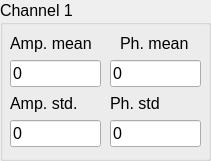
     <widget class="QGroupBox" name="groupBox_3">
      <property name="geometry">
       <rect>
        <x>660</x>
        <y>10</y>
        <width>211</width>
        <height>161</height>
       </rect>
      </property>
      <property name="font">
       <font>
        <pointsize>12</pointsize>
       </font>
      </property>
      <property name="title">
       <string>Channel 1</string>
      </property>
      <widget class="QLabel" name="txt_nbr_bram_20">
       <property name="geometry">
        <rect>
         <x>110</x>
         <y>90</y>
         <width>81</width>
         <height>27</height>
        </rect>
       </property>
       <property name="font">
        <font>
         <pointsize>12</pointsize>
        </font>
       </property>
       <property name="text">
        <string>Ph. std</string>
       </property>
      </widget>
      <widget class="QLabel" name="txt_nbr_bram_21">
       <property name="geometry">
        <rect>
         <x>120</x>
         <y>30</y>
         <width>81</width>
         <height>27</height>
        </rect>
       </property>
       <property name="font">
        <font>
         <pointsize>12</pointsize>
        </font>
       </property>
       <property name="text">
        <string>Ph. mean</string>
       </property>
      </widget>
      <widget class="QLineEdit" name="ui_ch1_phi">
       <property name="geometry">
        <rect>
         <x>110</x>
         <y>60</y>
         <width>91</width>
         <height>27</height>
        </rect>
       </property>
       <property name="font">
        <font>
         <pointsize>12</pointsize>
        </font>
       </property>
       <property name="text">
        <string>0</string>
       </property>
      </widget>
      <widget class="QLineEdit" name="ui_ch1_amp">
       <property name="geometry">
        <rect>
         <x>10</x>
         <y>60</y>
         <width>91</width>
         <height>27</height>
        </rect>
       </property>
       <property name="font">
        <font>
         <pointsize>12</pointsize>
        </font>
       </property>
       <property name="text">
        <string>0</string>
       </property>
      </widget>
      <widget class="QLabel" name="txt_nbr_bram_22">
       <property name="geometry">
        <rect>
         <x>10</x>
         <y>90</y>
         <width>81</width>
         <height>27</height>
        </rect>
       </property>
       <property name="font">
        <font>
         <pointsize>12</pointsize>
        </font>
       </property>
       <property name="text">
        <string>Amp. std.</string>
       </property>
      </widget>
      <widget class="QLabel" name="txt_nbr_bram_23">
       <property name="geometry">
        <rect>
         <x>10</x>
         <y>30</y>
         <width>91</width>
         <height>27</height>
        </rect>
       </property>
       <property name="font">
        <font>
         <pointsize>12</pointsize>
        </font>
       </property>
       <property name="text">
        <string>Amp. mean</string>
       </property>
      </widget>
      <widget class="QLineEdit" name="ui_ch1_amp_std">
       <property name="geometry">
        <rect>
         <x>10</x>
         <y>120</y>
         <width>91</width>
         <height>27</height>
        </rect>
       </property>
       <property name="font">
        <font>
         <pointsize>12</pointsize>
        </font>
       </property>
       <property name="text">
        <string>0</string>
       </property>
      </widget>
      <widget class="QLineEdit" name="ui_ch1_phi_std">
       <property name="geometry">
        <rect>
         <x>110</x>
         <y>120</y>
         <width>91</width>
         <height>27</height>
        </rect>
       </property>
       <property name="font">
        <font>
         <pointsize>12</pointsize>
        </font>
       </property>
       <property name="text">
        <string>0</string>
       </property>
      </widget>
     </widget>
